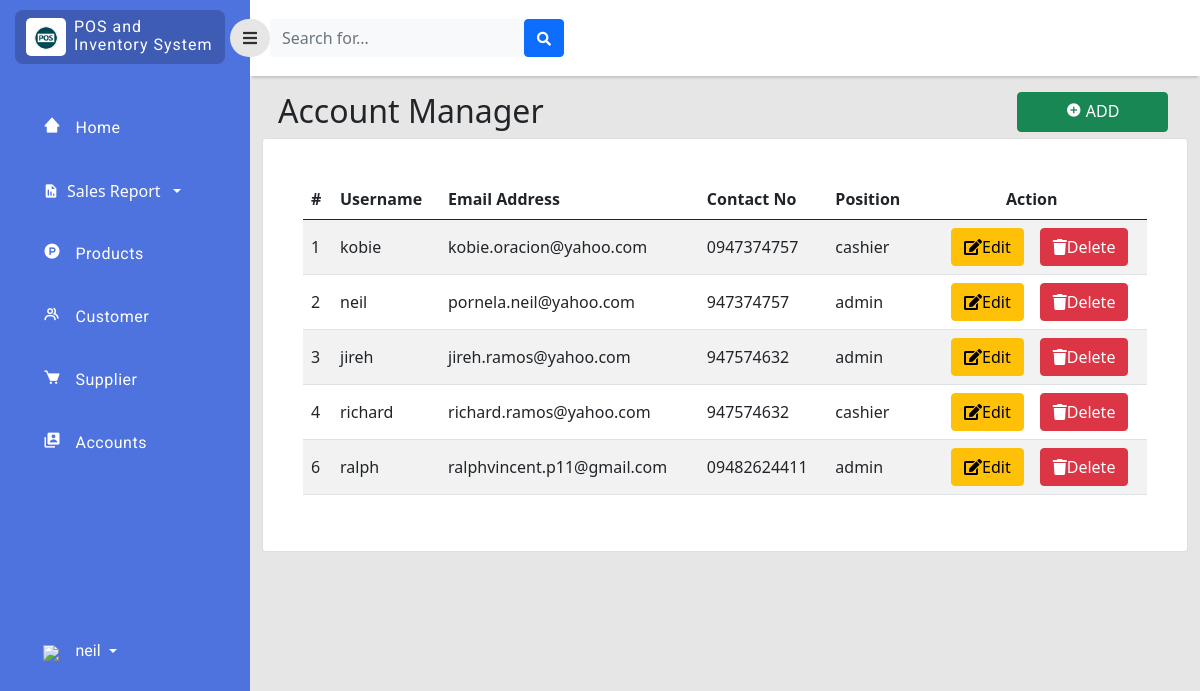
Page /php/user_manager.php (signed in) on the earlier database version.
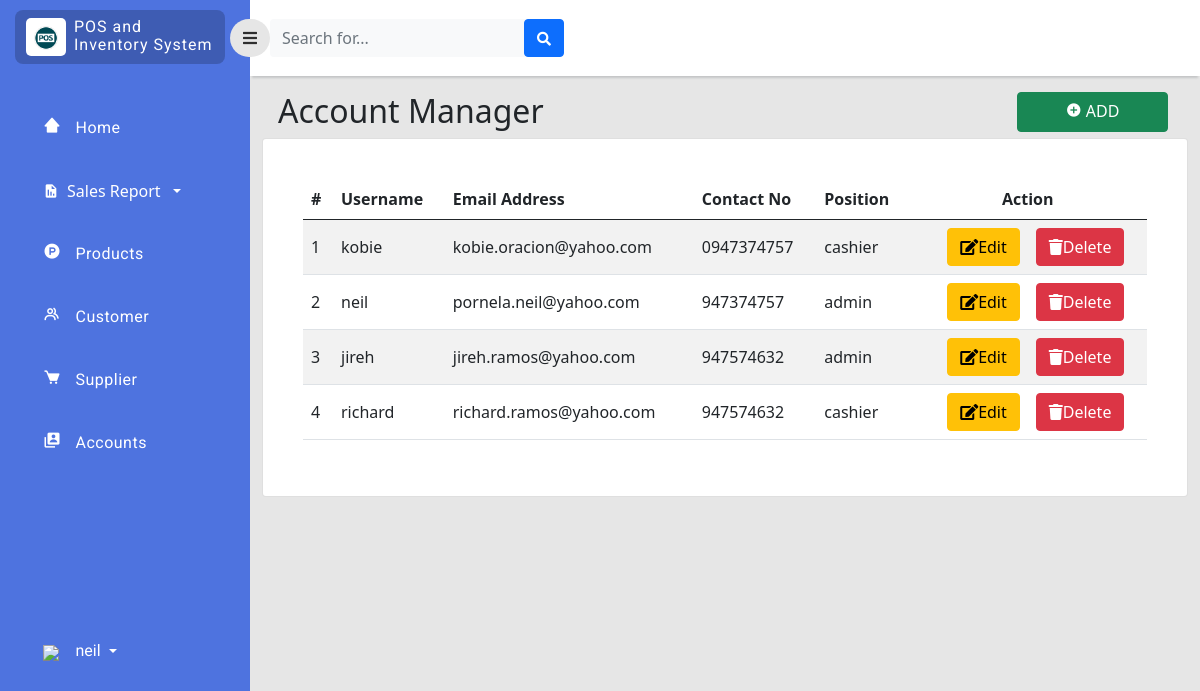
Same page on the later database version.
### tables this page shows
CREATE TABLE `users` (
  `id` int(11) NOT NULL,
  `username` varchar(255) NOT NULL,
  `email_address` varchar(255) NOT NULL,
  `password` varchar(255) NOT NULL,
  `contact_no` varchar(11) NOT NULL,
  `position` enum('admin','cashier') NOT NULL
);

### php/user_manager.php (the view, shortened to what the changed rows need)
<?php
include 'connection.php';
?>
<!doctype html>
<html lang="en">
  <head>
    <link href="https://cdn.jsdelivr.net/npm/bootstrap@5.0.2/dist/css/bootstrap.min.css" rel="stylesheet"
>
    <link rel="stylesheet" type="text/css" href="../style/dash.css">
    <link
      href="https://cdnjs.cloudflare.com/ajax/libs/font-awesome/5.15.1/css/all.min.css"
      rel="stylesheet"
    />
    <link href='https://unpkg.com/boxicons@2.1.2/css/boxicons.min.css' rel='stylesheet'>
    </head>
    <body>
    <div class="page">
        <div class="content">
            <div class="col py-3 d-flex justify-content-center overflow-auto">
                <div class="container-fluid">
                    <div class="row">
                        <div class="col d-flex justify-content-between">
                            <br>
                            <div class="w-50">
                                <h2 class="text-dark text-start ps-3 ">Account Manager </h2>
                            </div>
                        </div>
                    </div>
                    <div class="row">
                        <div class="col">
                            <div class="card">
                                <div class="card-body rounded-3 m-4 table-responsive-lg">
                                    <table class="table table-striped align-middle">
                                        <thead>
                                            <tr>
                                                <th scope="col">#</th>
                                                <th scope="col">Username</th>
                                                <th scope="col">Email Address</th>
                                                <th scope="col">Contact No</th>
                                                <th scope="col">Position</th>
                                                <th scope="col" style="text-align: center;">Action</th>
                                            </tr>
                                        </thead>
                                        <tbody>
                                            <?php
                                            $query=mysqli_query($con,"SELECT * FROM users");
                                            while ($row=mysqli_fetch_assoc($query)) { ?>
                                            <tr>
                                                <td><?php echo $row['id']; ?></td>
                                                <td><?php echo $row['username']; ?></td>
                                                <td><?php echo $row['email_address']; ?></td>
                                                <td><?php echo $row['contact_no']; ?></td>
                                                <td><?php echo $row['position']; ?></td>
                                                <td>
                                                    <div class="d-flex flex-row justify-content-center">
                                                        <button class="btn btn-warning editbtn mx-3" data-toggle="modal" type="button"><i class="fas fa-edit" data-toggle="tooltip" title="edit"></i>Edit</button>
                                                        <button class="btn btn-danger deletebtn" data-toggle="modal" type="button"><i class="fas fa-trash" data-toggle="tooltip" title="edit"></i>Delete</button>
                                                    </div>
                                                </td>
                                            </tr>
                                        <?php } ?>
                                    </tbody>
                                    </table>
                                </div>
                            </div>
                        </div>
                    </div>
                </div>
            </div>
        </div>
    </div>
</body>
</html>

Differences in the rows shown:
removed users: id "6", username "ralph", email_address "ralphvincent.p11@gmail.com", contact_no "09482624411", position "admin"
